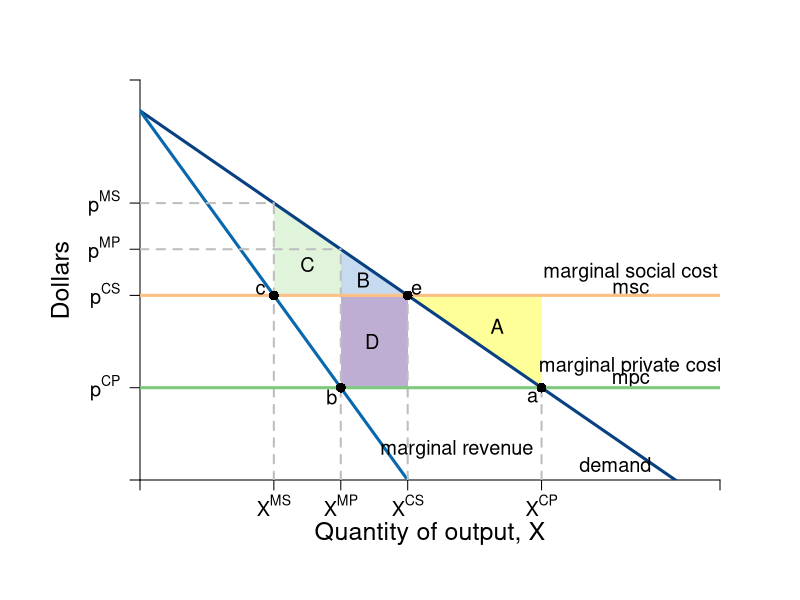

Recreate this plot in R.
#Graph Designer: Simon Halliday
#Authors: Bowles, Foley and Halliday
#Title: Coordination, Conflict and Competition: A Text in Microeconomics

require(shape)
pdf(file = "what_can_markets_do/markets_competition_monopolist_external.pdf", width = 9, height = 7)

#Set parameters for graphics
axislabelsize <- 1.5
labelsize <- 1.2
graphlinewidth <- 3
segmentlinewidth <- 2

COL <- c("#7fc97f", "#beaed4", "#fdc086", "#ffff99", "#386cb0", "#f0027f", "#bf5b17", "#666666")
COLA <- c("#e0f3db", "#99d8c9","#66c2a4","#41ae76", "#238b45", "#005824")
COLB <- c("#c6dbef", "#4eb3d3", "#2b8cbe", "#0868ac","#084081")

#Edited the margins to cater for the larger LHS labels
par(mar =  c(6, 7, 4, 4))

AvgRevenue <- function(x, rmax = 12, xmax = 12){
  rmax - (rmax/xmax)*x
}
  
MRevenue <- function(x, rmax = 12, xmax = 12){
  rmax - 2*(rmax/xmax)*x
}

AvgCost <- function(x, c0 = 2, c1 = 4){
  c0/x + c1
}

xlims <- c(0, 13)
ylims <- c(0, 13)

npts <- 501 
x <- seq(xlims[1], xlims[2], length.out = npts)
y <- seq(ylims[1], ylims[2], length.out = npts) 
a <- c(13, 16.75, 19.25)

plot(0, 0, xlim = xlims, ylim = ylims, type = "n",
     xlab = expression(paste("")),
     ylab = expression(paste("")), 
     xaxt = "n", 
     yaxt = "n", 
     cex.lab = axislabelsize, 
     bty = "n",
     xaxs="i", 
     yaxs="i")


# ticksy <- seq(from = ylims[1], to = ylims[2], by = 1)
# ylabels <- seq(from = ylims[1], to = ylims[2], by = 1)
# ticksx <- seq(from = xlims[1], to = xlims[2], by = 1)
# xlabels <- seq(from = xlims[1], to = xlims[2], by = 1)
ticksy <- c(0, 3, 6, AvgRevenue(x = 4.5), 9, ylims[2])
ylabels <- c(NA, expression(paste(p^{CP})), expression(paste(p^{CS})), expression(paste(p^{MP})), expression(paste(p^{MS})), NA)
ticksx <- c(0, 3, 4.5, 6, 9, xlims[2])
xlabels <- c(NA, expression(paste(X^{MS})), expression(paste(X^{MP})), expression(paste(X^{CS})), expression(paste(X^{CP})), NA)

axis(1, at = ticksx, pos = 0, labels = xlabels, cex.axis = labelsize)
axis(2, at = ticksy, pos = 0, labels = ylabels, las = 1, cex.axis = labelsize)

npts <- 500 
xx1 <- seq(xlims[1], xlims[2], length.out = npts)
xx3 <- seq(2, 6, length.out = npts)

#Draw the polygon for A
xpolya <- c(9, 9, 6, 9)
ypolya <- c(3, 6, 6, 3)
polygon(x = xpolya, y = ypolya, col=COL[4], density=NULL, border = NA)

#Draw the polygon for B
xpolyb <- c(4.5, 6, 4.5, 4.5)
ypolyb <- c(6, 6, AvgRevenue(x = 4.5), 6)
polygon(x = xpolyb, y = ypolyb, col=COLB[1], density=NULL, border = NA)


#Draw the polygon for area C
xpolyc <- c(3, 4.5, 4.5, 3, 3)
ypolyc <- c(MRevenue(x = 3), MRevenue(x = 3), AvgRevenue(x = 4.5), AvgRevenue(x = 3), MRevenue(3))
polygon(x = xpolyc, y = ypolyc, col = COLA[1], density = NULL, border = NA)


#Draw the polygon for area D
xpolyd <- c(4.5, 6, 6,4.5,4.5)
ypolyd <- c(3,3,6,6,3)
polygon(x = xpolyd, y = ypolyd, col = COL[2], density = NULL, border = NA)

#lines(xx1, bcA(xx1, w = 10, p = 1.5), col = COLB[3], lwd = graphlinewidth)
lines(xx1, AvgRevenue(xx1, rmax = 12, xmax = 12), col = COLB[5], lwd = graphlinewidth)
lines(xx1, MRevenue(xx1, rmax = 12, xmax = 12), col = COLB[4], lwd = graphlinewidth)
#lines(xx1, AvgCost(xx1, c0 = 2, c1 = 4), col = COLA[5], lwd = graphlinewidth)

#Label the axes
mtext(expression(paste("Quantity of output, ", X)), side=1, line = 2.5, cex = axislabelsize)
text(-1.8, 0.5*ylims[2], expression(paste("Dollars")), xpd = TRUE, cex = axislabelsize, srt = 90) 

#Label curves
#text(10.5, 4.5, expression(paste(ac(x) == mc(x))), cex = labelsize)
#text(10.5, 3, expression(paste(p(x) == p[max] - s*x)), cex = labelsize)
text(7.1, 1, expression(paste("marginal revenue")), cex = labelsize)
text(10.65, 0.5, expression(paste(demand)), cex = labelsize)

text(11, 6.75, expression(paste("marginal social cost")), cex = labelsize)
text(11, 6.25, expression(paste("msc")), cex = labelsize)

text(11, 3.7, expression(paste("marginal private cost")), cex = labelsize)
text(11, 3.25, expression(paste("mpc")), cex = labelsize)

#Labels cost and profit areas
#text(2, 0.5*AvgCost(x = 4), expression("Total Costs"), cex = labelsize)
#text(2, 6, expression("Profit"), cex = labelsize)

#Draw segments for total costs
segments(0, AvgRevenue(x = 3), 3, AvgRevenue(x = 3), lty = 2, col = "gray" , lwd = segmentlinewidth)
segments(0, AvgRevenue(x = 4.5), 4.5, AvgRevenue(x = 4.5), lty = 2, col = "gray" , lwd = segmentlinewidth)

segments(3, 0, 3, AvgRevenue(x = 3), lty = 2, col = "gray" , lwd = segmentlinewidth)
segments(4.5, 0, 4.5, AvgRevenue(x = 4.5), lty = 2, col = "gray" , lwd = segmentlinewidth)
segments(6, 0, 6, AvgRevenue(x = 6), lty = 2, col = "gray" , lwd = segmentlinewidth)
segments(9, 0, 9, AvgRevenue(x = 9), lty = 2, col = "gray" , lwd = segmentlinewidth)
segments(0, 3, xlims[2], 3, lty = 1, col = COL[1] , lwd = graphlinewidth)
segments(0, 6, xlims[2], 6, lty = 1, col = COL[3] , lwd = graphlinewidth)


#Label Points for comparison
#points(4, MRevenue(x = 4), pch = 16, col = "black", cex = 1.5)
#text(3.8, MRevenue(x = 4) - 0.4, expression(i), cex = labelsize)


#points(4, AvgRevenue(x = 4), pch = 16, col = "black", cex = 1.5)
text(8, 5, expression(A), cex = labelsize)
text(5, 6.5, expression(B), cex = labelsize)
text(3.75, 7, expression(C), cex = labelsize)
text(5.2, 4.5, expression(D), cex = labelsize)


#labels for intersections between msc, mpc and AR and MR
text(4.3, 2.7, expression(b), cex = labelsize)
text(8.8, 2.7, expression(a), cex = labelsize)
text(6.2, 6.2, expression(e), cex = labelsize)
text(2.7, 6.2, expression(c), cex = labelsize)
points(9, 3, pch = 16, col = "black", cex = 1.3)
points(6, 6, pch = 16, col = "black", cex = 1.3)
points(3, 6, pch = 16, col = "black", cex = 1.3)
points(4.5, 3, pch = 16, col = "black", cex = 1.3)
#Arrow to mr = mc
#text(7.5, 9.5, expression(paste("Profit Maximum at")), cex = labelsize)
#text(7.5, 9, expression(paste(mr == mc)), cex = labelsize)
#Arrows(6.1, 9.2, 4.2, 4.3, col = "black", lty = 1, lwd = 2, arr.type = "triangle", arr.lwd = 0.5)



dev.off()
